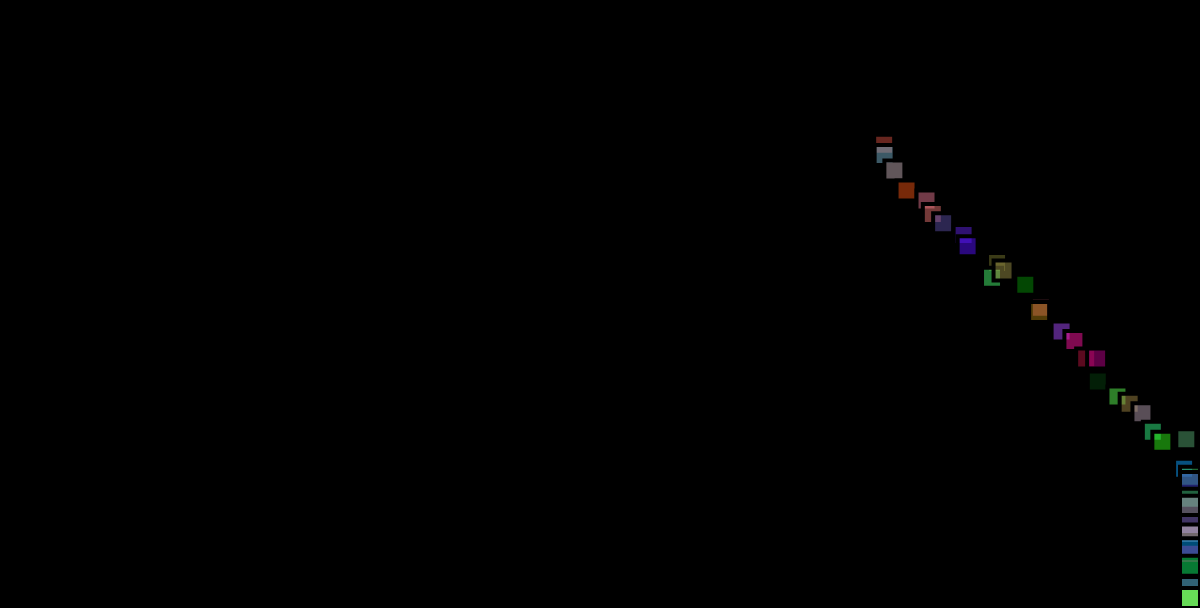
Frame 1 (no input)
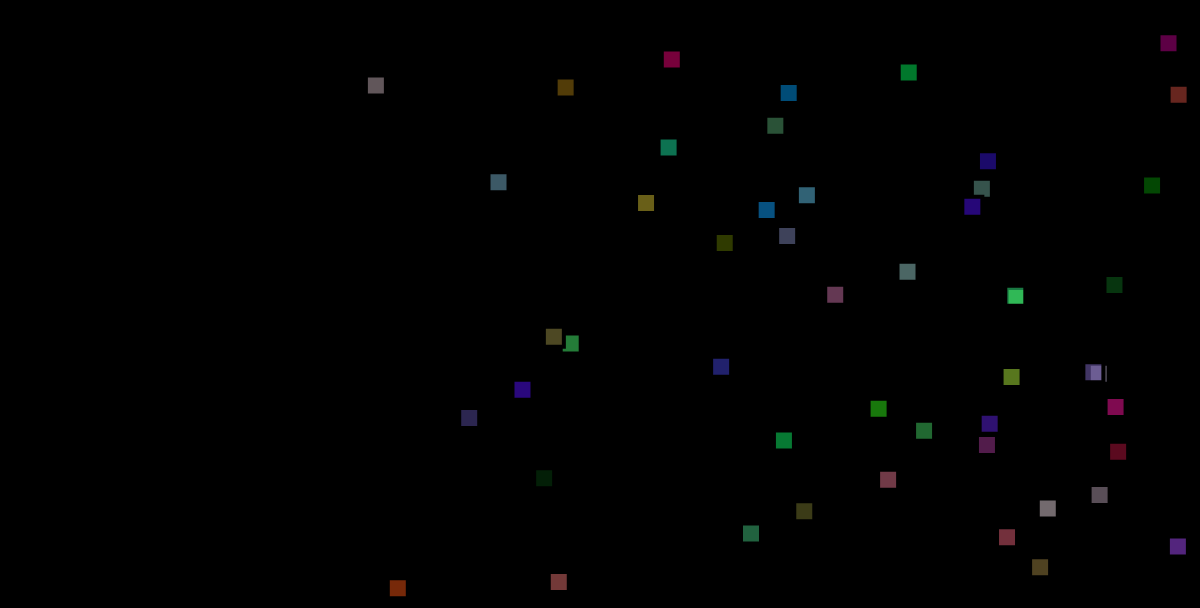
Frame 60 (no input)
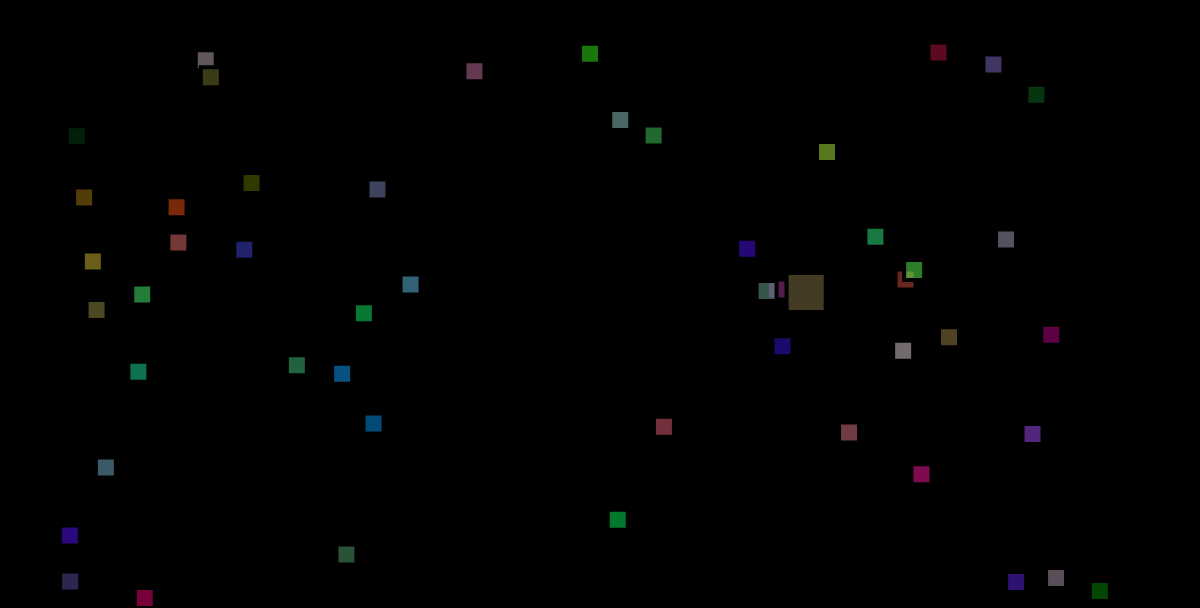
Frame 120 (the mouse pressed at the canvas centre since frame 60)

The p5.js sketch that drew these frames (run headless with seeded random() and noise() and a simulated clock; from frame 60 on, the mouse is pressed at the canvas centre):

// p5.js sketch
// ── sketch.js

let squares = [];
let poping = 0;

function setup() {
    createCanvas(1200 , 608);
        let x = random(width);
        let y = random(height);
    for (let i = 0; i < 50; i++) {
        x+=  12;
        y+=12;
        squares[i] = new Square(x, y , 20  );
    }
    debug = createCheckbox();
}

function setupRandom() {
    createCanvas(1200 , 608);
    for (let i = 0; i < 15; i++) {
        let x = random(width);
        let y = random(height);
        squares[i] = new Square(x, y , 20 + random(50) );
    }
    debug = createCheckbox();
}

function mousePressed() {
	popSquare(mouseX, mouseY)
	poping = window.setInterval("squares.push(new Square(mouseX, mouseY , 20 + random(50 )))",200) ;
}

function mouseDragged() {
//	window.setInterval(bubbles.push(new Bubble(mouseX, mouseY , 20 + random(50 ))),500) ;
 // bubbles.push(new Bubble(mouseX, mouseY , 20 + random(50 )));
}

function mouseReleased() {
	clearInterval(poping);
 // bubbles.push(new Bubble(mouseX, mouseY , 20 + random(50 )));
}

function draw() {
  background(0);
	for (let square of squares){
		square.move();
		square.show();
	}
  }

/*
function preloadUpdate() {
    preloadCount++;
    if (preloadCount === PRELOADTOTAL)
        launchGame();
}
*/
// ── square.js

var mr = 0.10;

class Square {
	constructor(x, y, rayon, couleurR =-1, couleurG, couleurB){
		this.x = x;
		this.y = y;
		
		this.mvx = random (-10,10);
		this.mvy = random (-10,10);
		
		this.rayon = rayon;
		if (couleurR===-1){
			this.couleurR = random(255);
			this.couleurG = random(255);
			this.couleurB = random(255);
		}
		else
		{
			this.couleurR = couleurR;
			this.couleurG = couleurG;
			this.couleurB = couleurB;
		}
	}
	
	xyDansLaBulle(x,y)
	{
		if ( dist(x,y,this.x, this.y ) < this.rayon)
			return true;
		else
			return false;
	}
	
	show ()
	{
	//	stroke(color(this.couleurR,this.couleurG,this.couleurB ));
		strokeWeight(4);
		smooth();
		fill(this.couleurR, this.couleurG, this.couleurB, 128);
		rect(this.x, this.y, this.rayon, this.rayon);
	}
	
	move() {
		this.x += this.mvx;
		this.y += this.mvy;
		
		if (this.x < this.rayon){
			this.mvx = -this.mvx;
			this.x = this.rayon;
		}
		if (this.y < this.rayon){
			this.mvy = -this.mvy;
			this.y = this.rayon;
		}
		if (this.x > width - this.rayon){
			this.mvx = -this.mvx;
			this.x = width - this.rayon;
		}
		if (this.y > height - this.rayon){
			this.mvy = -this.mvy;
			this.y = height - this.rayon;
		}
	}
}

function popSquare(x, y)
{
	for (let i = 0; i < squares.length; i++)
	{
		if (squares[i].xyDansLaBulle(x,y))
			squares.splice(i,1);
	}
}
// ── squaresList.js
var mr = 0.10;

class SquaresList {
	constructor(nbSquares = 13*21){
		this.squares = [];
        /*let carreEnCours; */

		for (let carreEnCours = 0; carreEnCours < nbSquares; carreEnCours++){
            let rayon = 40;
            let x = (carreEnCours % 28)* rayon;
            let y = Math.round((carreEnCours/28)) * rayon;
            let mvx = random(2);
            let mvy = random(2);
            let couleurR =  x/4;
            let couleurG = y/2;
            let couleurB = 255-random(rayon)-x/4-y/4;
            this.squares[carreEnCours] =  new Square ( x, y, rayon, couleurR, couleurG, couleurB);
		}
	}
	
	show ()
	{
	    for (let carre of this.squares){
		    carre.show();
		}
	}
	
	move() {
	    for (let carre of this.squares){
		    carre.move();
		}
	    this.shuffle();
	}

    addCarre (carre) {
        this.squares.push(carre);
    }

    // On détruit le carré situé à x,y
	popSquare(x, y)
    {
        for (let i = 0; i < this.squares.length; i++)
        {
            if (this.squares[i].xyDansLaBulle(x,y))
                this.squares.splice(i,1);
        }
    }

    // On initialise les variables mouvement de la liste
    setMouvement(mx, my, aleatoire =false)
    {
        for (let index = 0; index < this.squares.length; index++)
        {
            if (! aleatoire) {
                this.squares[index].mvx = mx;
                this.squares[index].mvy = my;
            }
            else
            {
                this.squares[index].mvx = random(mx);
                this.squares[index].mvy = random(my);
            }
        }
    }

    setSwap (actif){
	    if (actif)
	        this.swapActif = true;
	    else
	        this.swapActif = false;
    }


    // Intervertir deux cases au hasard
    shuffle(){
	    if (this.swapActif && this.squares.length > 1) {
            let index1 = round(random(this.squares.length - 2));
            let index2 = round(random(this.squares.length - 1));
            //index2 = index1 + 1;
            let x1 = this.squares[index1].x;
            let y1 = this.squares[index1].y;
            let x2 = this.squares[index2].x;
            let y2 = this.squares[index2].y;

            this.squares[index2].x = x1;
            this.squares[index2].y = y1;
            this.squares[index1].x = x2;
            this.squares[index1].y = y2;
        }

    }

}
